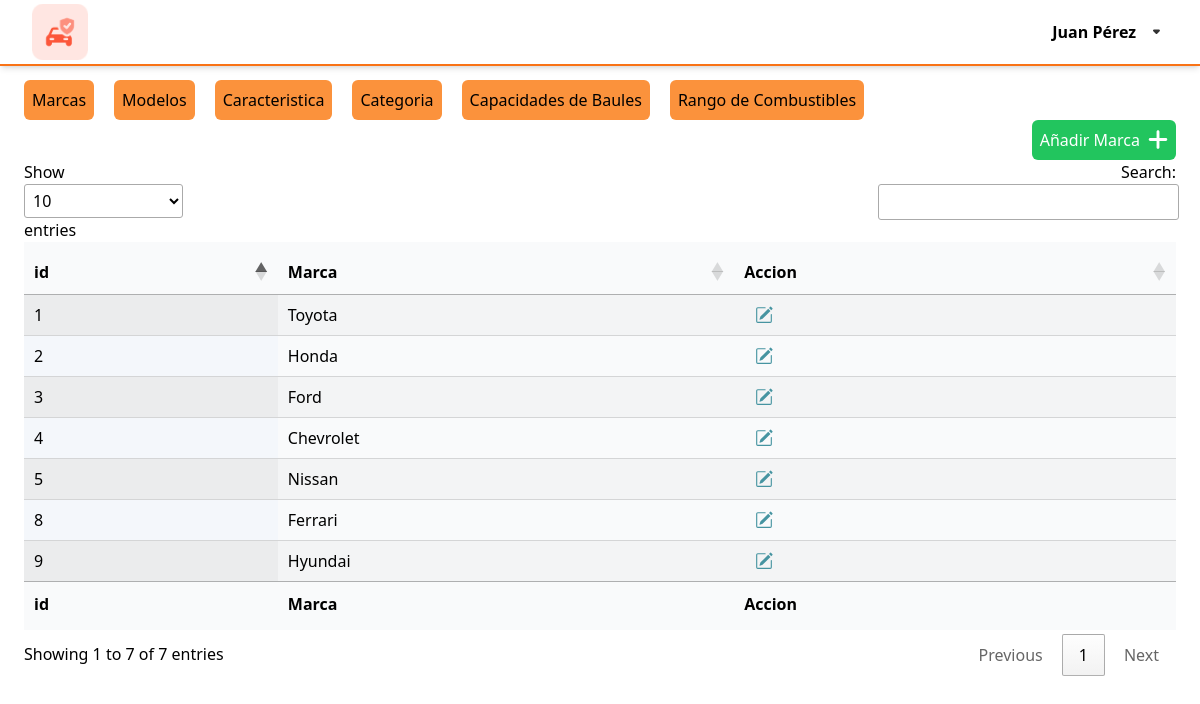
/pages/mantenimiento.php (signed in), run on the app's committed database.
### tables this page shows
CREATE TABLE `vehiculos_marcas` (
  `idVehiculos_Marca` int(11) NOT NULL,
  `marca_nombre` varchar(45) NOT NULL
);

### pages/mantenimiento.php (the view, shortened to what this page needs)
<?php session_start();
require("../php/connection.php");
$marcas = $mysqli->query("SELECT * FROM `vehiculos_marcas`");
?>
<!DOCTYPE html>
<html lang="en">
<head>
    <link href="../css/output.css" rel="stylesheet">
    <link href="../css/input.css" rel="stylesheet">
    <link href="../DataTables/datatables.min.css" rel="stylesheet">
</head>
<body>
    <?php include "./nav.php" ?>
    <div class="w-screen p-6 mt-14">
        <div class="w-full  flex gap-5 items-center relative">
            <div class="flex gap-5">
                <button mostrar="#marcas" class="activar bg-orange-400 rounded-md p-2 ">Marcas</button>
                <button mostrar="#modelos" class="activar bg-orange-400 rounded-md p-2">Modelos</button>
                <button mostrar="#caracteristica" class="activar bg-orange-400 rounded-md p-2">Caracteristica</button>
                <button mostrar="#categoria" class="activar bg-orange-400 rounded-md p-2">Categoria</button>
                <button mostrar="#intervalos" class="activar bg-orange-400 rounded-md p-2">Capacidades de Baules</button>
                <button mostrar="#combustible" class="activar bg-orange-400 rounded-md p-2">Rango de Combustibles</button>
            </div>
        </div>
        <div id="marcas" class="contenedor ">
            <div class="flex justify-end">
                <button class="flex items-cent gap-2 bg-green-500 p-2 rounded-md text-white" data-modal-target="marca-modal" data-modal-toggle="marca-modal">
                    <span>Añadir Marca</span>
                    <div class="w-5">
                        <img class="w-full h-full" src="../svg/add.svg" alt="">
                    </div>
                </button>
            </div>
            <table id="table_marcas" class="display table bg-gray-50 py-2 ">
                <thead>
                    <tr>
                        <th>id</th>
                        <th>Marca</th>
                        <th>Accion</th>
                    </tr>
                </thead>
                <tbody>
                    <?php
                    if ($marcas) {
                        if ($marcas->num_rows > 0) {
                            while ($datos = $marcas->fetch_assoc()) {
                    ?>
                                <tr>
                                    <td><?php echo $datos['idVehiculos_Marca']; ?></td>
                                    <td><?php echo $datos['marca_nombre']; ?></td>
                                    <td>
                                        <div class="flex gap-2 w-12 justify-center overflow-hidden bg-transparent">
                                            <div>
                                                <img onclick='EditarMarca(<?php echo json_encode($datos); ?>)' data-modal-target="marca-modal" data-modal-toggle="marca-modal" class="cursor-pointer" src="../svg/edit.svg" alt="">
                                            </div>
                                        </div>
                                    </td>
                                </tr>
                    <?php
                            }
                        }
                    } else {
                        echo "<tr><td colspan='5'>Error executing the query: " . $mysqli->error . "</td></tr>";
                    }
                    ?>
                </tbody>
                <tfoot>
                    <tr>
                        <th>id</th>
                        <th>Marca</th>
                        <th>Accion</th>
                    </tr>
                </tfoot>
            </table>
        </div>
    </div>
</body>
</html>

### css/input.css (style rules this page uses)
a,button { @apply hover:bg-orange-700; }

### data on the page
vehiculos_marcas: idVehiculos_Marca "4", marca_nombre "Chevrolet"
vehiculos_marcas: idVehiculos_Marca "8", marca_nombre "Ferrari"
vehiculos_marcas: idVehiculos_Marca "3", marca_nombre "Ford"
vehiculos_marcas: idVehiculos_Marca "2", marca_nombre "Honda"
vehiculos_marcas: idVehiculos_Marca "9", marca_nombre "Hyundai"
vehiculos_marcas: idVehiculos_Marca "5", marca_nombre "Nissan"
vehiculos_marcas: idVehiculos_Marca "1", marca_nombre "Toyota"

### other printed values
$nombre "Juan"
$apellido "Pérez"
